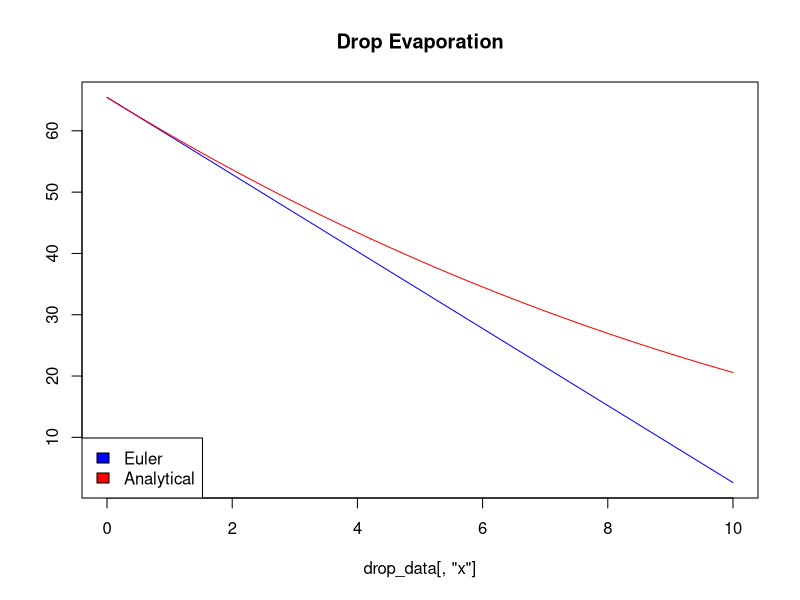
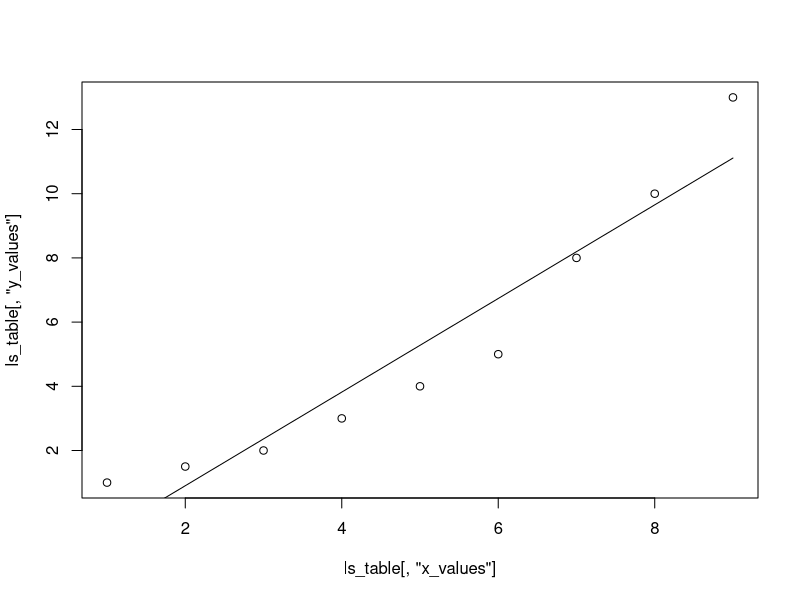
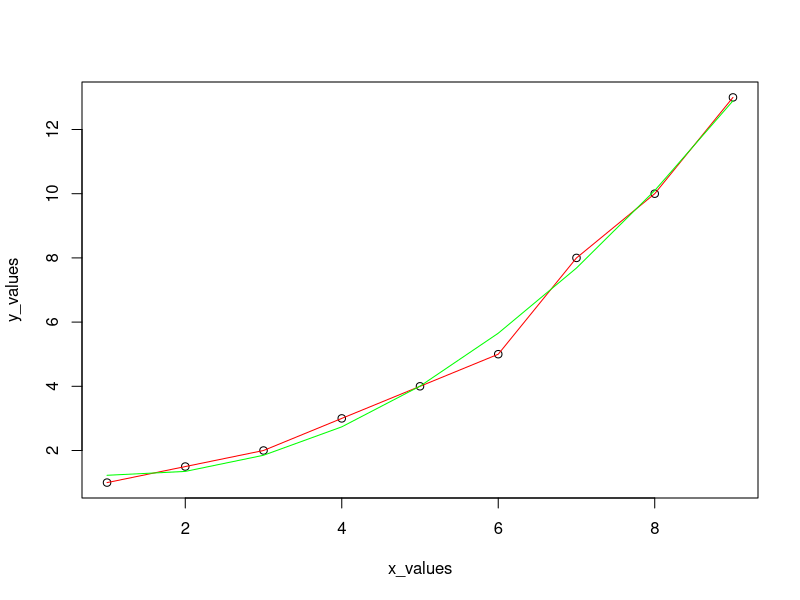
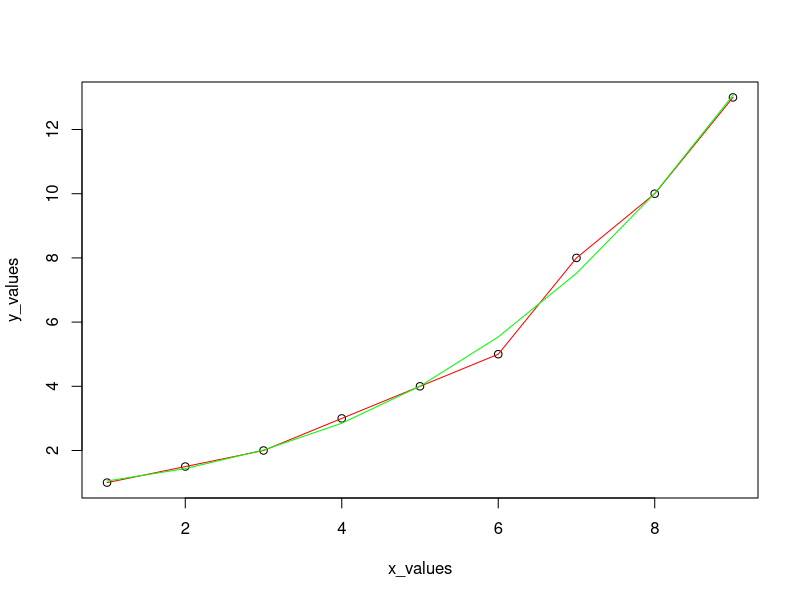
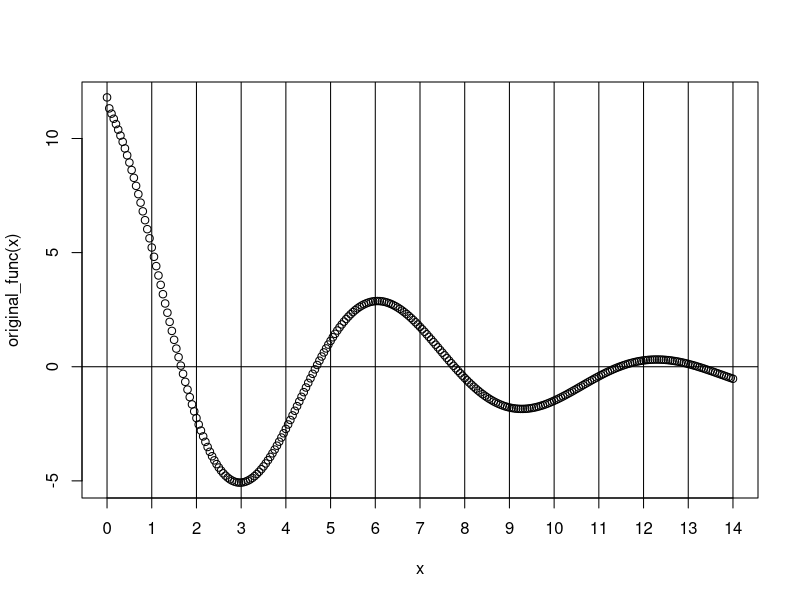

The R source for these figures, in order: (Note: this script raises an error after producing the figures.)
## ---- chunk 1
t0 <- 0
tf <- 10
step <- 0.25
k <- 0.08
r0 <- 2.5

x <- seq(t0,tf,by=step)



drop_data <- data.frame(x)
dependent_variables <- c("vol_euler","vol_analytical")
drop_data[,dependent_variables] <- NA
drop_data[1,dependent_variables] <- (4/3 * pi * r0^3)

for (i in 2:nrow(drop_data)){
  drop_data[i,"vol_euler"] <- (drop_data[1,"vol_euler"] - (k * drop_data[i,'x'] * 4 * pi * r0^2))  
  drop_data[i,"vol_analytical"] <- (4/3 * pi * (r0-(k*drop_data[i,'x']))^3)
}

plot(drop_data[,'x'],drop_data[,"vol_euler",], 
     main="Drop Evaporation", 
     ylab="",
     type="l",
     col="blue")
     lines(drop_data[,'x'],
           drop_data[,"vol_analytical"], col="red")
     legend("bottomleft",
     c("Euler","Analytical"),
     fill=c("blue","red"))

## ---- chunk 2

## ---- chunk 3
Ealimit <- 5
Ea <- 101

xi <- 0
xi_memory_1 <- NA
xi_memory_2 <- NA
xr_memory <- NA
xu <- 1

#should be updated accorging to problem
first_dev <- function(x) {
  y <- -12*x^5-6*x^3+10
  return(y)
}

while (Ea > Ealimit){
 
  yi <- first_dev(xi)
  yu <- first_dev(xu)
  
  yproduct <- yi*yu
  
  if (yproduct > 0) {
    xr_memory <- xr} 

  xr <- (xi+xu)/2
  
 if (yproduct < 0) {
    xr_memory <- xi
    xi <- xr
 } else {
    if (is.na(xi_memory_1)) {
      xu <- xr
      } else {
        xu <- xi
        xi <- xi_memory_2
          }
 }
  
  if (is.na(xi_memory_1)){
    xi_memory_1 <- 2*xr
    } else {
      xi_memory_2 <- xi_memory_1
      xi_memory_1 <- xi
    }
  
  Ea <- abs((xr_memory - xr) * 100/ xr)
 
}

print(xu)

## ---- chunk 4
# tip graph fuctions and start upwards after a maxima or minimum


# orignal_func and first derivative must be upstated according to problem

original_func <- function(x) {
  y <- -1+5.5*x-4*x^2+0.5*x^3
  return(y)
}

first_dev <- function(x) {
  y <- 5.5-8*x+1.5*x^2
  return(y)
}

# enter Es percentage as a percentage 
Es <- 0.01

Et <- 101
root_memory <- NA

xi<- 5

counter <- 0
while (Et > Es){
  counter <- counter + 1
#  print(c(counter,Et,root_memory))
  
  if (is.na(root_memory)) {root_memory <- xi}
  
  root <- root_memory - original_func(root_memory)/first_dev(root_memory)
  
  Et <- abs(100* (root_memory - root)/root)
  
  root_memory <- root
}

counter <- counter + 1
cat(c("Steps: ", counter, "Root: ", root))

## ---- chunk 5
# create matrix of equations 
eq1 <- c(8, 2, -2, -2)
eq2 <- c(10, 2, 4, 4)
eq3 <- c(12, 2, 2, 6)

original_matrix <- data.frame(eq1, eq2, eq3)

eq_matrix <- t(original_matrix)

# normalize equations to the one with lowest row
for (rowcheck in 1:(nrow(eq_matrix)-1)){
  denominator <- eq_matrix[rowcheck,rowcheck]
  for (i in rowcheck:(nrow(eq_matrix)-1)){
    for (j in 1:ncol(eq_matrix)){
      if (j==rowcheck) {numerator <- eq_matrix[(i+1),j]}
      eq_matrix[(i+1),j] <- (eq_matrix[(i+1),j] - ((numerator/denominator) * eq_matrix[rowcheck,j]))
    }
  }  
}

# solve for Xs

solutions <- matrix(NA, ncol=nrow(eq_matrix))

for (i in nrow(eq_matrix):2){
  xi <- (eq_matrix[i,ncol(eq_matrix)] - sum(eq_matrix[i,1:(i-1)])) / eq_matrix[i,i]
  solutions[1,i] <- xi
  for (j in i:1){
    eq_matrix[j,ncol(eq_matrix)] <- eq_matrix[j,ncol(eq_matrix)] - (xi *eq_matrix[j,i])
    eq_matrix[j,i] <- 0
  }
}

solutions[1,1] <- eq_matrix[1,ncol(eq_matrix)]/eq_matrix[1,1]



## ---- chunk 6

# for the function f(x,y) = -8x+x^2+12y+4y^2-2xy
function_xy <- function(x,y) {
  z <- -8*x+x^2+12*y+4*y^2-2*x*y
  return(z)
}

first_der_x <- function(x) {
  y <- -8+2*x-2*y
  return(y)
}

firstder_y <- function(y) {
  x <- 12+8*y-2*x
  return(x)
}

## ---- chunk 7
x_values <- c(1, 2, 3, 4, 5, 6, 7, 8, 9)
y_values <- c(1, 1.5, 2, 3, 4, 5, 8, 10, 13)

ls_table <- data.frame(x_values, y_values)
ls_table[,"x^2"] <- ls_table[,"x_values"]^2 
ls_table[,"xy"] <- ls_table[,"x_values"] * ls_table[,"y_values"]

n <- nrow(ls_table)

slope <- ((n*sum(ls_table[,"xy"])) - (sum(ls_table[,"x_values"])*sum(ls_table[,"y_values"])))/((n*sum(ls_table[,"x^2"]))-(sum(ls_table[,"x_values"])^2))

intercept <- (sum(ls_table[,"y_values"]) - (slope *sum(ls_table[,"x_values"]))) / n

ls_table[,"estimate_y"] <- slope* ls_table[,"x_values"] + intercept

plot(ls_table[,"x_values"], ls_table[,"y_values"])
lines(ls_table[,"x_values"], ls_table[,"estimate_y"] )

ls_table[,"yi-y_mean"] <- abs(ls_table[,"y_values"] - mean(ls_table[,"y_values"]))

Sy <- sqrt(sum(ls_table[,"yi-y_mean"])/(n-1))

Syx <- sqrt((sum((ls_table[,"y_values"] - ls_table[,"estimate_y"])^2))/(n-2))

if (Syx < Sy) {
  
  r2 <- sqrt((sum(ls_table[,"yi-y_mean"])-sum((ls_table[,"y_values"] - ls_table[,"estimate_y"])^2))/(sum(ls_table[,"yi-y_mean"])))
  
  cat("Syx < Sy, the linear regresion has merit.",
      (round(r2, 3)*100), "% of the original uncertainty has been explained by the linear model", "\n")
  cat("Least Square Regression:  y=", slope, "* x", intercept,"\n")
  
}


## ---- chunk 8
# data 
x_values <- c(1, 2, 3, 4, 5, 6, 7, 8, 9)
y_values <- c(1, 1.5, 2, 3, 4, 5, 8, 10, 13)

# number of data sets 
m <- 2
n <- length(x_values)
xmean <- mean(x_values) 
ymean <- mean(y_values)
xsum <- sum(x_values)
ysum <- sum(y_values)
xp2sum <- sum(x_values^2)
xp3sum <- sum(x_values^3)
xp4sum <- sum(x_values^4)
xysum <- sum(x_values*y_values)
xp2ysum <- sum(((x_values^2)*y_values))

# create matrix of equations 
eq1 <- c(n,     xsum,   xp2sum, ysum)
eq2 <- c(xsum,  xp2sum, xp3sum, xysum)
eq3 <- c(xp2sum,xp3sum, xp4sum, xp2ysum)

original_matrix <- data.frame(eq1, eq2, eq3)

eq_matrix <- t(original_matrix)

# normalize equations to the one with lowest row
for (rowcheck in 1:(nrow(eq_matrix)-1)){
  denominator <- eq_matrix[rowcheck,rowcheck]
  for (i in rowcheck:(nrow(eq_matrix)-1)){
    for (j in 1:ncol(eq_matrix)){
      if (j==rowcheck) {numerator <- eq_matrix[(i+1),j]}
      eq_matrix[(i+1),j] <- (eq_matrix[(i+1),j] - ((numerator/denominator) * eq_matrix[rowcheck,j]))
    }
  }  
}

# solve for Xs

solutions <- matrix(NA, ncol=nrow(eq_matrix))

for (i in nrow(eq_matrix):2){
  xi <- (eq_matrix[i,ncol(eq_matrix)] - sum(eq_matrix[i,1:(i-1)])) / eq_matrix[i,i]
  solutions[1,i] <- xi
  for (j in i:1){
    eq_matrix[j,ncol(eq_matrix)] <- eq_matrix[j,ncol(eq_matrix)] - (xi *eq_matrix[j,i])
    eq_matrix[j,i] <- 0
  }
}

solutions[1,1] <- eq_matrix[1,ncol(eq_matrix)]/eq_matrix[1,1]

yi_values <- NULL
for (i in 1:length(x_values)){
  for (j in 1:length(solutions)){
    if (j==1){newyi <-solutions[1]} 
      else{newyi <-newyi + solutions[j] * x_values[i]^(j-1)}
  }
  yi_values <- append(yi_values, newyi, length(yi_values))
}

yi_values

plot(x_values,y_values)
lines(x_values,y_values,type="l",col="red")
lines(x_values,yi_values,col="green")

sumyremainp2 <- sum((y_values-yi_values)^2)
sumyremainp2
## ---- chunk 9
# data 
x_values <- c(1, 2, 3, 4, 5, 6, 7, 8, 9)
y_values <- c(1, 1.5, 2, 3, 4, 5, 8, 10, 13)

# number of data sets 
m <- 2
n <- length(x_values)
xmean <- mean(x_values) 
ymean <- mean(y_values)
xsum <- sum(x_values)
ysum <- sum(y_values)
xp2sum <- sum(x_values^2)
xp3sum <- sum(x_values^3)
xp4sum <- sum(x_values^4)
xp5sum <- sum(x_values^5)
xp6sum <- sum(x_values^6)
xysum <- sum(x_values*y_values)
xp2ysum <- sum(((x_values^2)*y_values))
xp3ysum <- sum(((x_values^3)*y_values))

# create matrix of equations 
eq1 <- c(n,      xsum,   xp2sum, xp3sum, ysum)
eq2 <- c(xsum,   xp2sum, xp3sum, xp4sum, xysum)
eq3 <- c(xp2sum, xp3sum, xp4sum, xp5sum, xp2ysum)
eq4 <- c(xp3sum, xp4sum, xp5sum, xp6sum, xp3ysum)

original_matrix <- data.frame(eq1, eq2, eq3, eq4)

eq_matrix <- t(original_matrix)
  
# normalize equations to the one with lowest row
for (rowcheck in 1:(nrow(eq_matrix)-1)){
  denominator <- eq_matrix[rowcheck,rowcheck]
  for (i in rowcheck:(nrow(eq_matrix)-1)){
    for (j in 1:ncol(eq_matrix)){
      if (j==rowcheck) {numerator <- eq_matrix[(i+1),j]}
      eq_matrix[(i+1),j] <- (eq_matrix[(i+1),j] - ((numerator/denominator) * eq_matrix[rowcheck,j]))
    }
  }  
}

# solve for Xs

solutions <- matrix(NA, ncol=nrow(eq_matrix))

for (i in nrow(eq_matrix):2){
  xi <- (eq_matrix[i,ncol(eq_matrix)] - sum(eq_matrix[i,1:(i-1)])) / eq_matrix[i,i]
  solutions[1,i] <- xi
  for (j in i:1){
    eq_matrix[j,ncol(eq_matrix)] <- eq_matrix[j,ncol(eq_matrix)] - (xi *eq_matrix[j,i])
    eq_matrix[j,i] <- 0
  }
}

solutions[1,1] <- eq_matrix[1,ncol(eq_matrix)]/eq_matrix[1,1]

yi_values <- NULL
for (i in 1:length(x_values)){
  for (j in 1:length(solutions)){
    if (j==1){newyi <-solutions[1]} 
      else{newyi <-newyi + solutions[j] * x_values[i]^(j-1)}
  }
  yi_values <- append(yi_values, newyi, length(yi_values))
}

yi_values

plot(x_values,y_values)
lines(x_values,y_values,type="l",col="red")
lines(x_values,yi_values,col="green")

sumyremainp2 <- sum((y_values-yi_values)^2)
sumyremainp2
## ---- chunk 10
# question is only about positive roots
# becasue x^(1/3) is greatern than 10*cos(x)*exp(-1*x/5) +1.8 after 13.22, 
# series stops at 14
# steps of 0.05 provides good display for graph

#create x series for plot
x <- seq(from = 0, to = 14, by = 0.05)

#define function for ploting
original_func <- function(x){
  y <- 10*cos(x)*exp(-1*x/5)-x^(1/3)+1.8
  return(y)
}

#plot x data and y=0 line to indicate roots.
plot(x,original_func(x), xaxt = "n")
axis(1, at = seq(round(min(x)),
                 round(max(x)), by = 1))
abline(h=0,v=seq(round(min(x)),
                 round(max(x)), by = 1))

resolution <- 10^-6
roots <- NULL
for (i in seq(from = 0, to = 14, by = resolution)){
  if ((original_func(i) < resolution)&&(original_func(i)) > (-1 * resolution)){
    if (is.null(roots)) {
      roots <- i} 
      else {
        if (i>(roots[length(roots)]+2*resolution)){
          roots <- append(roots, i, after = length(roots))}
      }
  }
}

cat("Roots are ", roots)
## ---- chunk 11

# orignal_func and first derivative must be updated according to problem

original_func <- function(x){
  y <- 10*cos(x)*exp(-1*x/5)-x^(1/3)+1.8
  return(y)
}

first_dev <- function(x) {
  y <- -10*sin(x)*exp(-1*x/5)-2*cos(x)*exp(-1*x/5)-1/(3*x^(2/3))
  return(y)
}

# enter Es percentage as a percentage 
Es <- 0.01

Et <- 101
root_memory <- NA

xi<- 13

counter <- 0
while (Et > Es){
  counter <- counter + 1
#  print(c(counter,Et,root_memory))
  
  if (is.na(root_memory)) {root_memory <- xi}
  
  root <- root_memory - original_func(root_memory)/first_dev(root_memory)
  
  Et <- abs(100* (root_memory - root)/root)
  
  root_memory <- root
}

counter <- counter + 1
cat("Steps: ", counter, "Root: ", root, "\n")

## ---- chunk 12
# create matrix of equations 
eq1 <- c(1, 1, -1, -3)
eq2 <- c(6, 2, 2, 2)
eq3 <- c(-3, 4, 1, 1)

original_matrix <- t(data.frame(eq1, eq2, eq3))

eq_matrix <- original_matrix

# normalize equations to the one with lowest row
for (rowcheck in 1:(nrow(eq_matrix)-1)){
  denominator <- eq_matrix[rowcheck,rowcheck]
  for (i in rowcheck:(nrow(eq_matrix)-1)){
    for (j in 1:ncol(eq_matrix)){
      if (j==rowcheck) {numerator <- eq_matrix[(i+1),j]}
      eq_matrix[(i+1),j] <- (eq_matrix[(i+1),j] - ((numerator/denominator) * eq_matrix[rowcheck,j]))
    }
  }  
}

# solve for Xs

solutions <- matrix(NA, ncol=nrow(eq_matrix))

for (i in nrow(eq_matrix):2){
  xi <- (eq_matrix[i,ncol(eq_matrix)] - sum(eq_matrix[i,1:(i-1)])) / eq_matrix[i,i]
  solutions[1,i] <- xi
  for (j in i:1){
    eq_matrix[j,ncol(eq_matrix)] <- eq_matrix[j,ncol(eq_matrix)] - (xi *eq_matrix[j,i])
    eq_matrix[j,i] <- 0
  }
}

solutions[1,1] <- eq_matrix[1,ncol(eq_matrix)]/eq_matrix[1,1]
addition <- 0
for (i in 1:nrow(eq_matrix)){
  for (j in 1:ncol(solutions)){
    addition <- addition + (original_matrix[i,j]*solutions[1,j])
  }
  cat("Solution to equation ", i, " is ", addition, "\n")
  addition <- 0
}

## ---- chunk 13

## ---- chunk 14

## ---- chunk 15
h <- 0.1
y0 <- 1
t0 <- 0
tf <- 3

# this function should be updated according to problem
function_8 <- function(y,t) {
  x <- y * sin(t)^3
  return(x)
}

euler_data <- data.frame(c(seq(t0,tf,by=h)))
colnames(euler_data) <- "time"
euler_data[,"Euler"] <- NA
euler_data[1,"Euler"] <- y0

for (i in 2:nrow(euler_data)){
  euler_data[i,"Euler"] <- euler_data[(i-1),"Euler"] + (h * function_8(euler_data[(i-1),"Euler"], euler_data[(i-1),"time"]))
}
## ---- chunk 16
h <- 0.1
y0 <- 1
t0 <- 0
tf <- 3

# this function should be updated according to problem
function_8 <- function(y,t) {
  x <- y * sin(t)^3
  return(x)
}

heuns_data <- data.frame(c(seq(t0,tf,by=h)))
colnames(heuns_data) <- "time"
heuns_data[,"Euler"] <- NA
heuns_data[1,"Euler"] <- y0

for (i in 2:nrow(heuns_data)){
  heuns_data[i,"Euler"] <- heuns_data[(i-1),"Euler"] + (h * function_8(heuns_data[(i-1),"Euler"], heuns_data[(i-1),"time"]))
}

heuns_data[,"dy/dt"] <- NA
heuns_data[,"slope"] <- NA
heuns_data[,"Heuns"] <- NA
heuns_data[1,"dy/dt"] <- function_8(y0,t0)
heuns_data[1,"Heuns"] <- y0

for (i in 2:nrow(heuns_data)){
  
  heuns_data[i,"dy/dt"] <- heuns_data[i,"Euler"] * sin(heuns_data[i,"time"])^3
  
  heuns_data[i,"slope"] <- mean(c(heuns_data[(i-1),"dy/dt"],heuns_data[i,"dy/dt"]))
  
  heuns_data[i,"Heuns"] <- heuns_data[(i-1),"Heuns"] + heuns_data[i,"slope"] * h
}
## ---- chunk 17
h <- 0.1
y0 <- 1
t0 <- 0
tf <- 3

# this function should be updated according to problem
function_8 <- function(y,t) {
  x <- y * sin(t)^3
  return(x)
}

ralston_data <- data.frame(c(seq(t0,tf,by=h)))
colnames(ralston_data) <- "time"
ralston_data[,"Ralston"] <- NA
ralston_data[,"k1"] <- NA
ralston_data[,"k2"] <- NA
ralston_data[,"ksum"] <- NA
ralston_data[1,"Ralston"] <- y0


for (i in 1:(nrow(ralston_data)-1)){
  
  ralston_data[i,"k1"] <- function_8(ralston_data[i,"Ralston"], ralston_data[i,"time"])
  
  ralston_data[i,"k2"] <- function_8((ralston_data[i,"Ralston"] + (3/4 * ralston_data[i,"k1" ] * h)), (ralston_data[i,"time"]+3/4*h))
  
ralston_data[i,"ksum"] <- ((1/3 * ralston_data[i,"k1"]) + (2/3 * ralston_data[i,"k2"]))

  ralston_data[(i+1),"Ralston"] <- ralston_data[i,"Ralston"] + ralston_data[i,"ksum"] * h
}
## ---- chunk 18
h <- 0.1
y0 <- 1
t0 <- 0
tf <- 3

# this function should be updated according to problem
function_8 <- function(y,t) {
  x <- y * sin(t)^3
  return(x)
}

rk_data <- data.frame(c(seq(t0,tf,by=h)))
colnames(rk_data) <- "time"
rk_data[,"RK"] <- NA
rk_data[,"k1"] <- NA
rk_data[,"k2"] <- NA
rk_data[,"k3"] <- NA
rk_data[,"k4"] <- NA
rk_data[,"ksum"] <- NA
rk_data[1,"RK"] <- y0


for (i in 1:(nrow(rk_data)-1)){
  
  rk_data[i,"k1"] <- function_8(rk_data[i,"RK"],rk_data[i,"time"])
  
  rk_data[i,"k2"] <- function_8((rk_data[i,"RK"]+1/2*rk_data[i,"k1"]* h),(rk_data[i,"time"]+1/2 * h))
  
  rk_data[i,"k3"] <- function_8((rk_data[i,"RK"]+1/2*rk_data[i,"k2"] * h),(rk_data[i,"time"] + 1/2 * h))
  
  rk_data[i,"k4"] <- function_8((rk_data[i,"RK"] + rk_data[i,"k3"] * h),(rk_data[i,"time"] + h))
  
  rk_data[i,"ksum"] <- rk_data[i,"k1"] + 2 * rk_data[i,"k2"] + 2 * rk_data[i,"k3"] + rk_data[i,"k4"]
  
  rk_data[(i+1),"RK"] <- rk_data[i,"RK"] + (1/6 * rk_data[i,"ksum"] * h)
  
}  

## ---- chunk 19
h <- 0.1
y0 <- 1
t0 <- 0
tf <- 3

# this function should be updated according to problem
function_8 <- function(y,t) {
  x <- y * sin(t)^3
  return(x)
}

mp_data <- data.frame(c(seq(t0,tf,by=h)))
colnames(mp_data) <- "time"
mp_data[,"Euler"] <- NA
mp_data[1,"Euler"] <- y0

for (i in 2:nrow(mp_data)){
  mp_data[i,"Euler"] <- mp_data[(i-1),"Euler"] + (h * function_8(mp_data[(i-1),"Euler"], mp_data[(i-1),"time"]))
}

mp_data[,"dy/dt"] <- function_8(mp_data[,"Euler"], mp_data[,"time"])

mp_data[,"yi+1/2"] <- NA
mp_data[,"MidPoint_Dy/dt"] <- NA
mp_data[,"Mid_Point"] <- NA
mp_data[1,"Mid_Point"] <- y0

for (i in 1:(nrow(mp_data)-1)){
  mp_data[i,"yi+1/2"] <- mp_data[i,"Mid_Point"] + (1/2 * mp_data[i,"dy/dt"] * h)
  mp_data[i,"MidPoint_Dy/dt"] <- function_8(mp_data[i,"yi+1/2"],(mp_data[i,"time"] + 1/2 * h))
  mp_data[(i+1),"Mid_Point"] <- mp_data[i,"Mid_Point"] + (mp_data[i,"MidPoint_Dy/dt"] * h)
}
## ---- chunk 20


## ---- chunk 21

## ---- chunk 22

# data input
kc <- 0.1
kB <- 1
dx <- 10
x0 <- 100
t0 <- 0.1
tf <- 1
dt <- 0.1

# derived constants for this code

# matrix for data storage
col_names <- c("Temperature", "Expected_Ea", "Calculated_Ea", "Iterations", "Accepted_Iterations", "Acceptance_Rate")
Temperature <- c(seq(t0, tf, by = dt))

results <- as.data.frame(matrix(NA, nrow = length(Temperature), ncol = length(col_names)))

colnames(results) <- col_names

results[,Temperature] <- Temperature
results[,"Expected_Ea"] <- results[,"Temperature"]/2


for (i in 1:nrow(results)){
  
  temp <- results[i,"Temperature"]
  
  # while loop preamble 
  Energy_limit <- (1+dx/100)*temp/2
  Energy_average <- 2 * Energy_limit
  Ei_sum <- 0
  counter_iterations <- 0
  counter_accepted <-0
  x <- x0
  possible_steps <- c(seq(from = (-1*dx), to = dx))
  
  while (Energy_average > Energy_limit){
    counter_iterations <- counter_iterations + 1
    energy0 <- kc * x^2
    x1 <- x + sample(possible_steps, 1)
    energy1 <- kc * (x1)^2
    rel_bolxtman <- exp(-(energy1-energy0)/(kB*temp))
    if (rel_bolxtman > runif(1)) {
      x <- x1
      counter_accepted <- counter_accepted + 1 }
    Ei_sum <- Ei_sum + energy0
    Energy_average <- Ei_sum / counter_iterations
  }
  
  results[i,"Calculated_Ea"] <- Energy_average
  results[i,"Iterations"] <- counter_iterations
  results[i,"Accepted_Iterations"] <- counter_accepted
  
}
results[,"Acceptance_Rate"] <- results[,"Accepted_Iterations"] / results[,"Iterations"]

plot(results[,"Temperature"], results[,"Acceptance_Rate"])

## ---- chunk 23

# enter and organize data
x_values <-  c(1, 2, 3, 5, 7, 8)
fx_values <- c(3, 6, 19, 99, 291, 444)

original_matrix <- data.frame(x_values, fx_values)

# calculate finite divided differences

for (i in 1:((nrow(original_matrix)-1))){
  original_matrix <- cbind(original_matrix, NA)
  names(original_matrix)[names(original_matrix) == "NA"] <- i
  for (j in 1:((table(is.na(original_matrix[,as.character(i)]))-1))){
    colgrep <- grep(as.character(i), colnames(original_matrix))
    original_matrix[j,colgrep] <- 
      (original_matrix[(j+1),(colgrep-1)] - original_matrix[j,(colgrep-1)])/
      (original_matrix[(j+1),(colgrep-2)] - original_matrix[j,(colgrep-2)])
  }
}
## ---- chunk 24
